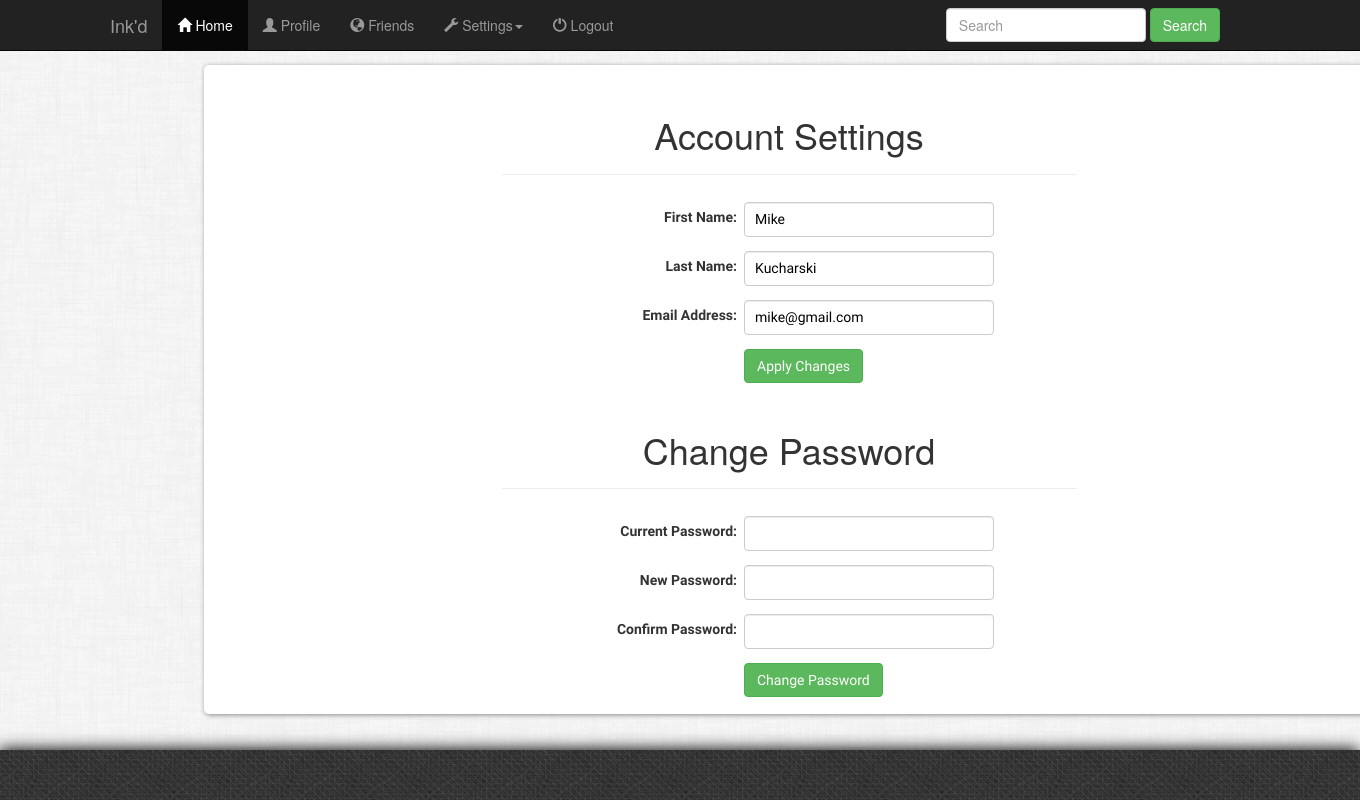
/account_settings.php (signed in), run on the app's committed database.
### tables this page shows
CREATE TABLE IF NOT EXISTS `user`
(
	u_id int(10) NOT NULL AUTO_INCREMENT,
	first_name VARCHAR(20) NOT NULL,
	last_name VARCHAR(20) NOT NULL,
	email VARCHAR (60) NOT NULL,
	password VARCHAR(64) NOT NULL,
	salt VARCHAR(20) NOT NULL,
	PRIMARY KEY (u_id)
);

### scripts/get_account_settings.php (the view, shortened to what this page needs)
<?php
$u_id = $_SESSION['u_id'];
$mysqli = connect();
$query = "SELECT * FROM user WHERE u_id='$u_id'";
$result=$mysqli->query($query);
if ($result !== false && $result->num_rows > 0)
{
	$row = $result->fetch_assoc();
	$first = $row['first_name'];
	$last = $row['last_name'];
	$email = $row['email'];
	$first = htmlentities($first);
	$last = htmlentities($last);
	$email = htmlentities($email);
	print "
	<form action='scripts/update_user.php' method='post'>
		<table id='form_table'>
		<tr>
			<td><label>First Name:</label></td>
			<td><input class='form-control' type='text' name='first_name' value='$first'></input></td>
		</tr>
		<tr>
			<td><label>Last Name:</label></td>
			<td><input class='form-control' type='text' name='last_name' value='$last'></input></td>
		</tr>
		<tr>
			<td><label>Email Address:</label></td>
			<td><input class='form-control' type='text' name='email' value='$email'></input></td>
		</tr>
		<tr>
			<td></td>
			<td><input class='btn btn-success' type='submit' name='submit' value='Apply Changes'></input></td>
		</tr>
		</table>
	</form>
	";
	print "<div class='no-marg center col-sm-6 page-header'><h1>Change Password</h1></div>";
	print "
	<form action='scripts/update_password.php' method='post'>
		<table id='form_table'>
		<tr>
			<td><label>Current Password:</label></td>
			<td><input class='form-control' type='text' name='current_password'></td>
		</tr>
		<tr>
			<td><label>New Password:</label></td>
			<td><input class='form-control' type='password' name='password1'></td>
		</tr>
		<tr>
			<td><label>Confirm Password:</label></td>
			<td><input class='form-control' type='password' name='password2'></td>
		</tr>
		<tr>
			<td></td>
			<td><input class='btn btn-success' type='submit' name='submit' value='Change Password'></input></td>
		</tr>
		</table>
	</form>
	";
}
?>

### css/template.css (style rules this page uses)
* { margin:0px; padding:0px; }
html { overflow: -moz-scrollbars-vertical; overflow-y: scroll; }
#column h1 { text-align:center; }
#form_table { margin:auto; border:none; font-family:'Raleway', sans, serif; }
#form_table label { display:inline-block; text-align: right; padding-top:10px; padding-bottom:10px; font-size:14px; font-weight:bold; width:160px; }
#form_table input[type="text"], #form_table input[type="password"] { width:250px; height:35px; font-size:14px; padding:10px; margin:7px; color:black; }
#form_table input[type="submit"] { margin:7px; }
.center { float: none; margin-left: auto; margin-right: auto; }

### data on the page
user: first_name "Mike", last_name "Kucharski", email "mike@gmail.com"
